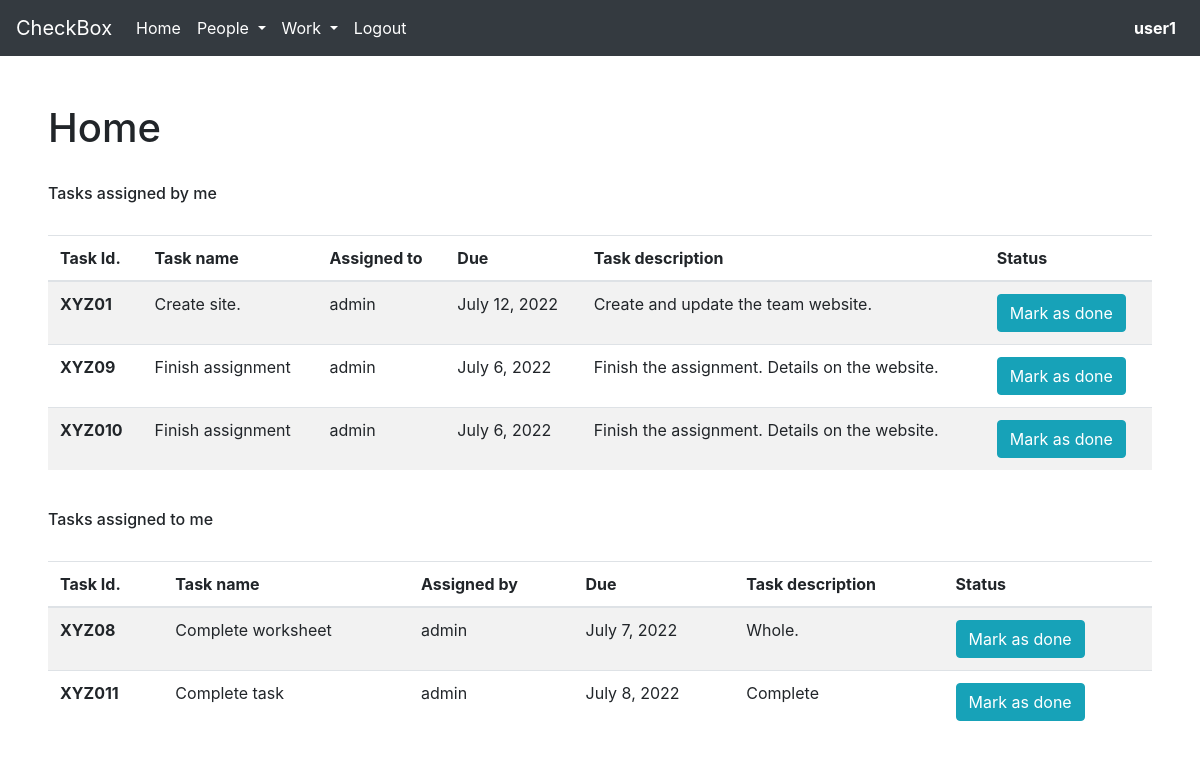
/home (signed in), run on the app's committed database.
### checkbox/models.py (models this page shows)
class User(AbstractUser):
    pass

class Task(models.Model):
    title = models.CharField(max_length=200, null=True)
    assignee = models.ManyToManyField(User, related_name='assignee')
    assigned = models.ManyToManyField(User, related_name='assigned')
    due = models.DateField(null=True)
    description = models.CharField(max_length=500, null=True)
    completed = models.BooleanField(default=False)

### checkbox/views.py (the view)
# urls.py: path("home", views.home, name='home'),
def home(request):
    assigned_by_tasks = []
    assigned_to_tasks = []
    tasks_all = Task.objects.all()
    for t in tasks_all:
        if t.assigned.filter(username=request.user.username):
            assigned_to_tasks.append(t)
        if t.assignee.filter(username=request.user.username):
            assigned_by_tasks.append(t)
    return render(request, "checkbox/homepage.html", {
            "assigned_by":assigned_by_tasks,
            "assigned_to": assigned_to_tasks
        })

### checkbox/templates/checkbox/homepage.html (shortened to what this page needs)
{% extends "checkbox/layout.html" %}
{% block body %}
    <h1>Home</h1>
    <br>
    <h6>Tasks assigned by me</h6>
    <br>
    <table class="table table-striped table-hover">
        <thead>
            <tr>
            <th scope="col">Task Id.</th>
            <th scope="col">Task name</th>
            <th scope="col">Assigned to</th>
            <th scope="col">Due</th>
            <th scope="col">Task description</th>
            <th scope="col">Status</th>
            </tr>
        </thead>
        <tbody>
        {% for task in assigned_by %}
            <tr>
                <th scope="row">XYZ0{{task.id}}</th>
                {% if task.completed == False %}
                    <td>{{task.title}}</td>
                {% else %}
                    <td><s>{{task.title}}</s></td>
                {% endif %}
                <td>
                    {% for tuser in task.assigned.all %}
                        {{tuser}}
                    {% endfor %}
                </td>
                <td>{{task.due}}</td>
                <td>{{task.description}}</td>
                {% if task.completed == True %}
                    <td><button type="button" class="btn btn-danger" onclick="update_status({{task.id}})">Mark as incomplete</button></td>
                {% else %}
                    <td><button type="button" class="btn btn-info" onclick="update_status({{task.id}})">Mark as done</button></td>
                {% endif %}
            </tr>
        {% endfor %}
        </tbody>
    </table>
    <br>
    <h6>Tasks assigned to me</h6>
    <br>
    <table class="table table-striped table-hover">
        <thead>
            <tr>
            <th scope="col">Task Id.</th>
            <th scope="col">Task name</th>
            <th scope="col">Assigned by</th>
            <th scope="col">Due</th>
            <th scope="col">Task description</th>
            <th scope="col">Status</th>
            </tr>
        </thead>
        <tbody>
        {% for task in assigned_to %}
            <tr>
                <th scope="row">XYZ0{{task.id}}</th>
                {% if task.completed == False %}
                    <td>{{task.title}}</td>
                {% else %}
                    <td><s>{{task.title}}</s></td>
                {% endif %}
                <td>
                    {% for tuser in task.assignee.all %}
                        {{tuser}}
                    {% endfor %}
                </td>
                <td>{{task.due}}</td>
                <td>{{task.description}}</td>
                {% if task.completed == True %}
                    <td><button type="button" class="btn btn-danger" onclick="update_status({{task.id}})">Mark as incomplete</button></td>
                {% else %}
                    <td><button type="button" class="btn btn-info" onclick="update_status({{task.id}})">Mark as done</button></td>
                {% endif %}
            </tr>
        {% endfor %}
        </tbody>
    </table>
{% endblock body %}

### checkbox/templates/checkbox/layout.html (shortened to what this page needs)
{% load static %}
<html lang="en">
    <head>
        <link rel="stylesheet" href="https://cdn.jsdelivr.net/npm/bootstrap@4.0.0/dist/css/bootstrap.min.css">
        <link rel="stylesheet" href="{% static 'checkbox/css/checkbox.css' %}">
        <link href="https://unpkg.com/multiple-select@1.5.2/dist/multiple-select.min.css" rel="stylesheet">
        <link rel="stylesheet" href="https://cdnjs.cloudflare.com/ajax/libs/font-awesome/4.7.0/css/font-awesome.min.css">
    </head>
    <body>
        {% if user.is_authenticated %}
        <nav class="navbar navbar-expand-lg navbar-dark bg-dark">
            <a class="navbar-brand" href="{% url 'home' %}">CheckBox</a>
            <div class="collapse navbar-collapse" id="navbarNavDropdown">
            <ul class="navbar-nav mr-auto">
                <li class="nav-item active">
                    <a class="nav-link" href="{% url 'home' %}">Home</a>
                </li>
                <li class="nav-item active dropdown">
                    <a class="nav-link dropdown-toggle" href="#" id="navbarDropdownMenuLink" data-toggle="dropdown" aria-haspopup="true" aria-expanded="false">
                        People
                    </a>
                </li>
                <li class="nav-item active dropdown">
                    <a class="nav-link dropdown-toggle" href="#" id="navbarDropdownMenuLink" data-toggle="dropdown" aria-haspopup="true" aria-expanded="false">
                        Work
                    </a>
                </li>
                <li class="nav-item active">
                    <a class="nav-link" href="{% url 'logout' %}">Logout</a>
                </li>
            </ul>
            <ul class="navbar-nav ml-auto">
                <li class="nav-item active">
                    <a class="nav-link"><strong>{{user.username}}</strong></a>
                </li>
            </ul>
            </div>
        </nav>
        <div class="body p-5">
            {% block body %}
            {% endblock %}
        </div>
        {% else %}
            <h2 style="padding-top: 5%; padding-left: 2%;">User forbidden. Kindly check <a href="{% url 'index'%}">login here</a>.</h2>
        {% endif %}
    </body>

### data on the page
User: username "user1"
Task: id "1", title "Create site.", due "July 12, 2022", description "Create and update the team website."
User: username "admin"
Task: id "9", title "Finish assignment", due "July 6, 2022", description "Finish the assignment. Details on the website."
Task: id "10", title "Finish assignment", due "July 6, 2022", description "Finish the assignment. Details on the website."
Task: id "8", title "Complete worksheet", due "July 7, 2022", description "Whole."
Task: id "11", title "Complete task", due "July 8, 2022", description "Complete"
